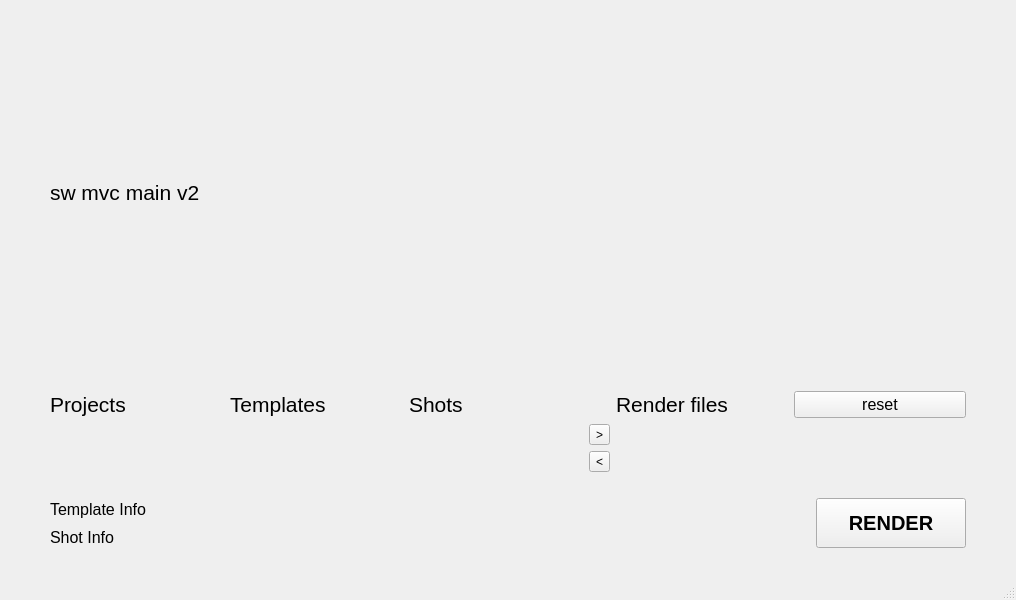
<?xml version="1.0" encoding="UTF-8"?>
<ui version="4.0">
 <class>BlackPepper</class>
 <widget class="QMainWindow" name="BlackPepper">
  <property name="geometry">
   <rect>
    <x>0</x>
    <y>0</y>
    <width>1016</width>
    <height>600</height>
   </rect>
  </property>
  <property name="windowTitle">
   <string>MainWindow</string>
  </property>
  <property name="styleSheet">
   <string notr="true"/>
  </property>
  <widget class="QWidget" name="centralwidget">
   <layout class="QGridLayout" name="gridLayout">
    <property name="leftMargin">
     <number>50</number>
    </property>
    <property name="topMargin">
     <number>30</number>
    </property>
    <property name="rightMargin">
     <number>50</number>
    </property>
    <property name="bottomMargin">
     <number>30</number>
    </property>
    <item row="0" column="0">
     <layout class="QVBoxLayout" name="verticalLayout">
      <item>
       <layout class="QVBoxLayout" name="verticalLayout_5">
        <item>
         <widget class="QLabel" name="label_6">
          <property name="font">
           <font>
            <pointsize>16</pointsize>
           </font>
          </property>
          <property name="text">
           <string>sw mvc main v2</string>
          </property>
         </widget>
        </item>
        <item>
         <layout class="QGridLayout" name="gridLayout_3">
          <item row="1" column="0">
           <widget class="QLabel" name="label_8">
            <property name="font">
             <font>
              <pointsize>16</pointsize>
             </font>
            </property>
            <property name="text">
             <string>Projects</string>
            </property>
           </widget>
          </item>
          <item row="1" column="5">
           <layout class="QHBoxLayout" name="horizontalLayout_3">
            <item>
             <widget class="QLabel" name="label_10">
              <property name="font">
               <font>
                <pointsize>16</pointsize>
               </font>
              </property>
              <property name="text">
               <string>Render files</string>
              </property>
             </widget>
            </item>
            <item>
             <widget class="QPushButton" name="reset_btn">
              <property name="font">
               <font>
                <pointsize>12</pointsize>
               </font>
              </property>
              <property name="text">
               <string>reset</string>
              </property>
             </widget>
            </item>
           </layout>
          </item>
          <item row="1" column="2">
           <widget class="QLabel" name="label_11">
            <property name="font">
             <font>
              <pointsize>16</pointsize>
             </font>
            </property>
            <property name="text">
             <string>Shots</string>
            </property>
           </widget>
          </item>
          <item row="2" column="3">
           <layout class="QVBoxLayout" name="verticalLayout_6">
            <item>
             <widget class="QToolButton" name="append_btn">
              <property name="text">
               <string>&gt;</string>
              </property>
             </widget>
            </item>
            <item>
             <widget class="QToolButton" name="del_btn">
              <property name="text">
               <string>&lt;</string>
              </property>
             </widget>
            </item>
           </layout>
          </item>
          <item row="1" column="1">
           <widget class="QLabel" name="label_12">
            <property name="font">
             <font>
              <pointsize>16</pointsize>
             </font>
            </property>
            <property name="text">
             <string>Templates</string>
            </property>
           </widget>
          </item>
          <item row="0" column="0">
           <spacer name="verticalSpacer_2">
            <property name="orientation">
             <enum>Qt::Vertical</enum>
            </property>
            <property name="sizeType">
             <enum>QSizePolicy::Fixed</enum>
            </property>
            <property name="sizeHint" stdset="0">
             <size>
              <width>50</width>
              <height>30</height>
             </size>
            </property>
           </spacer>
          </item>
          <item row="0" column="5">
           <spacer name="horizontalSpacer_3">
            <property name="orientation">
             <enum>Qt::Horizontal</enum>
            </property>
            <property name="sizeType">
             <enum>QSizePolicy::Minimum</enum>
            </property>
            <property name="sizeHint" stdset="0">
             <size>
              <width>350</width>
              <height>1</height>
             </size>
            </property>
           </spacer>
          </item>
         </layout>
        </item>
       </layout>
      </item>
      <item>
       <spacer name="verticalSpacer_3">
        <property name="orientation">
         <enum>Qt::Vertical</enum>
        </property>
        <property name="sizeType">
         <enum>QSizePolicy::Fixed</enum>
        </property>
        <property name="sizeHint" stdset="0">
         <size>
          <width>20</width>
          <height>20</height>
         </size>
        </property>
       </spacer>
      </item>
      <item>
       <layout class="QHBoxLayout" name="horizontalLayout">
        <item>
         <layout class="QVBoxLayout" name="verticalLayout_3">
          <item>
           <layout class="QHBoxLayout" name="horizontalLayout_6">
            <item>
             <widget class="QLabel" name="label_9">
              <property name="sizePolicy">
               <sizepolicy hsizetype="Minimum" vsizetype="Preferred">
                <horstretch>0</horstretch>
                <verstretch>0</verstretch>
               </sizepolicy>
              </property>
              <property name="font">
               <font>
                <pointsize>12</pointsize>
               </font>
              </property>
              <property name="text">
               <string>Template Info</string>
              </property>
             </widget>
            </item>
            <item>
             <widget class="QLabel" name="template_info_label">
              <property name="sizePolicy">
               <sizepolicy hsizetype="Minimum" vsizetype="Preferred">
                <horstretch>0</horstretch>
                <verstretch>0</verstretch>
               </sizepolicy>
              </property>
              <property name="minimumSize">
               <size>
                <width>600</width>
                <height>0</height>
               </size>
              </property>
              <property name="text">
               <string/>
              </property>
             </widget>
            </item>
           </layout>
          </item>
          <item>
           <layout class="QHBoxLayout" name="horizontalLayout_7">
            <item>
             <widget class="QLabel" name="label_7">
              <property name="sizePolicy">
               <sizepolicy hsizetype="Minimum" vsizetype="Preferred">
                <horstretch>0</horstretch>
                <verstretch>0</verstretch>
               </sizepolicy>
              </property>
              <property name="font">
               <font>
                <pointsize>12</pointsize>
               </font>
              </property>
              <property name="text">
               <string>Shot Info</string>
              </property>
             </widget>
            </item>
            <item>
             <widget class="QLabel" name="shot_info_label">
              <property name="sizePolicy">
               <sizepolicy hsizetype="Minimum" vsizetype="Preferred">
                <horstretch>0</horstretch>
                <verstretch>0</verstretch>
               </sizepolicy>
              </property>
              <property name="minimumSize">
               <size>
                <width>600</width>
                <height>0</height>
               </size>
              </property>
              <property name="text">
               <string/>
              </property>
             </widget>
            </item>
           </layout>
          </item>
         </layout>
        </item>
        <item>
         <spacer name="horizontalSpacer">
          <property name="orientation">
           <enum>Qt::Horizontal</enum>
          </property>
          <property name="sizeType">
           <enum>QSizePolicy::Fixed</enum>
          </property>
          <property name="sizeHint" stdset="0">
           <size>
            <width>40</width>
            <height>20</height>
           </size>
          </property>
         </spacer>
        </item>
        <item>
         <widget class="QPushButton" name="render_btn">
          <property name="sizePolicy">
           <sizepolicy hsizetype="Fixed" vsizetype="Fixed">
            <horstretch>0</horstretch>
            <verstretch>0</verstretch>
           </sizepolicy>
          </property>
          <property name="minimumSize">
           <size>
            <width>150</width>
            <height>50</height>
           </size>
          </property>
          <property name="font">
           <font>
            <pointsize>15</pointsize>
            <weight>75</weight>
            <bold>true</bold>
           </font>
          </property>
          <property name="text">
           <string>RENDER</string>
          </property>
         </widget>
        </item>
       </layout>
      </item>
     </layout>
    </item>
   </layout>
  </widget>
  <widget class="QStatusBar" name="statusbar"/>
  <action name="action1">
   <property name="text">
    <string>1.</string>
   </property>
  </action>
  <action name="action2">
   <property name="text">
    <string>2.</string>
   </property>
  </action>
  <action name="action3">
   <property name="text">
    <string>3.</string>
   </property>
  </action>
  <action name="action4">
   <property name="text">
    <string>4.</string>
   </property>
  </action>
  <action name="action5">
   <property name="text">
    <string>5.</string>
   </property>
  </action>
  <action name="actionQuit_Application">
   <property name="text">
    <string>Quit Application</string>
   </property>
  </action>
  <action name="actionClear">
   <property name="text">
    <string>Clear       F4</string>
   </property>
  </action>
  <action name="actionOpen">
   <property name="text">
    <string>Open</string>
   </property>
  </action>
  <action name="actionSave">
   <property name="text">
    <string>Save                   Ctrl + S</string>
   </property>
  </action>
  <action name="actionSave_as">
   <property name="text">
    <string>Save as</string>
   </property>
  </action>
  <action name="actionKitsu">
   <property name="text">
    <string>Kitsu site             F1</string>
   </property>
  </action>
  <action name="actionGazu">
   <property name="text">
    <string>Gazu`s documentation site</string>
   </property>
  </action>
  <action name="actionOpe">
   <property name="text">
    <string>Open  open 이랑 save 너무 과하다</string>
   </property>
  </action>
  <action name="actionPepper">
   <property name="text">
    <string>Pepper document</string>
   </property>
  </action>
  <action name="actionSidefx">
   <property name="text">
    <string>Side fx site</string>
   </property>
  </action>
  <action name="recentRenderlist1">
   <property name="text">
    <string>1.</string>
   </property>
  </action>
  <action name="recentRenderlist2">
   <property name="text">
    <string>2.</string>
   </property>
  </action>
  <action name="recentRenderlist3">
   <property name="text">
    <string>3.</string>
   </property>
  </action>
 </widget>
 <resources/>
 <connections/>
</ui>
